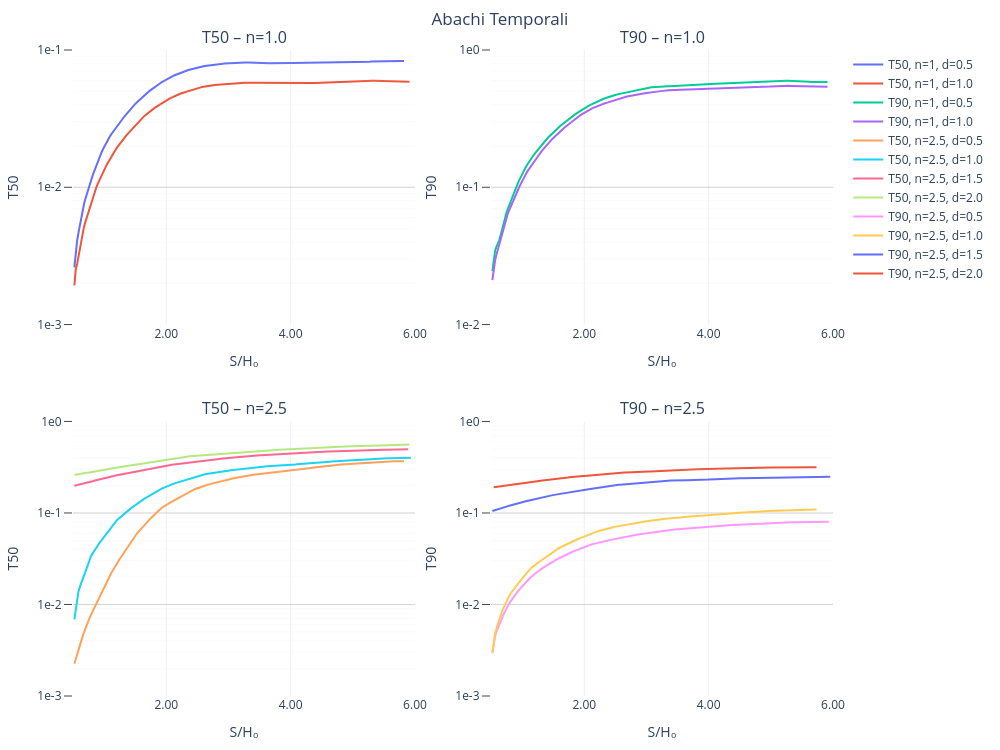

Notebook cell for this chart:
### Markdown cell above
---
## Abachi temporali dell’efficienza idraulica

Oltre all’efficienza idraulica media a regime, è possibile analizzare il comportamento del sistema di drenaggio in condizioni transitorie, valutando il tempo necessario a raggiungere una determinata percentuale dell’efficienza finale.

La classe `AbachiTemporali` fornisce due tipi di abachi:

- $T_{50}$: tempo adimensionale in cui l’efficienza raggiunge il 50% del valore finale;
- $T_{90}$: tempo adimensionale in cui l’efficienza raggiunge il 90% del valore finale.

### Visualizzazione completa degli abachi

Il metodo `plot_abachi()` della classe `AbachiTemporali` genera una figura composta da quattro pannelli:

- due pannelli per i valori di $n = 1.0$ e $n = 2.5$;
- ciascun pannello contiene le curve per i valori di $ D/H_0 = \{0.5, 1.0, 1.5, 2.0\} $;
- sia per il tempo $T_{50}$ che per $T_{90}$.

### Code cell
abachiT = AbachiTemporali()
abachiT.plot_abachi()

### Figure 1 — Plotly figure (JSON) as saved in the notebook; plotly's stock layout.template omitted (floating-point values rounded to 4 significant figures; data arrays with more than 128 entries replaced by an {"elided": "..."} marker saying what was removed)
{"data": [{"hovertemplate": "S/H₀: %{x:.2f}<br>T: %{y:.2e}<extra></extra>", "mode": "lines", "name": "T50, n=1, d=0.5", "type": "scatter", "x": {"elided": "250 float values"}, "xaxis": "x", "y": {"elided": "250 float values"}, "yaxis": "y"}, {"hovertemplate": "S/H₀: %{x:.2f}<br>T: %{y:.2e}<extra></extra>", "mode": "lines", "name": "T50, n=1, d=1.0", "type": "scatter", "x": {"elided": "250 float values"}, "xaxis": "x", "y": {"elided": "250 float values"}, "yaxis": "y"}, {"hovertemplate": "S/H₀: %{x:.2f}<br>T: %{y:.2e}<extra></extra>", "mode": "lines", "name": "T90, n=1, d=0.5", "type": "scatter", "x": {"elided": "250 float values"}, "xaxis": "x2", "y": {"elided": "250 float values"}, "yaxis": "y2"}, {"hovertemplate": "S/H₀: %{x:.2f}<br>T: %{y:.2e}<extra></extra>", "mode": "lines", "name": "T90, n=1, d=1.0", "type": "scatter", "x": {"elided": "250 float values"}, "xaxis": "x2", "y": {"elided": "250 float values"}, "yaxis": "y2"}, {"hovertemplate": "S/H₀: %{x:.2f}<br>T: %{y:.2e}<extra></extra>", "mode": "lines", "name": "T50, n=2.5, d=0.5", "type": "scatter", "x": {"elided": "250 float values"}, "xaxis": "x3", "y": {"elided": "250 float values"}, "yaxis": "y3"}, {"hovertemplate": "S/H₀: %{x:.2f}<br>T: %{y:.2e}<extra></extra>", "mode": "lines", "name": "T50, n=2.5, d=1.0", "type": "scatter", "x": {"elided": "250 float values"}, "xaxis": "x3", "y": {"elided": "250 float values"}, "yaxis": "y3"}, {"hovertemplate": "S/H₀: %{x:.2f}<br>T: %{y:.2e}<extra></extra>", "mode": "lines", "name": "T50, n=2.5, d=1.5", "type": "scatter", "x": {"elided": "250 float values"}, "xaxis": "x3", "y": {"elided": "250 float values"}, "yaxis": "y3"}, {"hovertemplate": "S/H₀: %{x:.2f}<br>T: %{y:.2e}<extra></extra>", "mode": "lines", "name": "T50, n=2.5, d=2.0", "type": "scatter", "x": {"elided": "250 float values"}, "xaxis": "x3", "y": {"elided": "250 float values"}, "yaxis": "y3"}, {"hovertemplate": "S/H₀: %{x:.2f}<br>T: %{y:.2e}<extra></extra>", "mode": "lines", "name": "T90, n=2.5, d=0.5", "type": "scatter", "x": {"elided": "250 float values"}, "xaxis": "x4", "y": {"elided": "250 float values"}, "yaxis": "y4"}, {"hovertemplate": "S/H₀: %{x:.2f}<br>T: %{y:.2e}<extra></extra>", "mode": "lines", "name": "T90, n=2.5, d=1.0", "type": "scatter", "x": {"elided": "250 float values"}, "xaxis": "x4", "y": {"elided": "250 float values"}, "yaxis": "y4"}, {"hovertemplate": "S/H₀: %{x:.2f}<br>T: %{y:.2e}<extra></extra>", "mode": "lines", "name": "T90, n=2.5, d=1.5", "type": "scatter", "x": {"elided": "250 float values"}, "xaxis": "x4", "y": {"elided": "250 float values"}, "yaxis": "y4"}, {"hovertemplate": "S/H₀: %{x:.2f}<br>T: %{y:.2e}<extra></extra>", "mode": "lines", "name": "T90, n=2.5, d=2.0", "type": "scatter", "x": {"elided": "250 float values"}, "xaxis": "x4", "y": {"elided": "250 float values"}, "yaxis": "y4"}], "layout": {"annotations": [{"font": {"size": 16}, "showarrow": false, "text": "T50 – n=1.0", "x": 0.225, "xanchor": "center", "xref": "paper", "y": 1, "yanchor": "bottom", "yref": "paper"}, {"font": {"size": 16}, "showarrow": false, "text": "T90 – n=1.0", "x": 0.775, "xanchor": "center", "xref": "paper", "y": 1, "yanchor": "bottom", "yref": "paper"}, {"font": {"size": 16}, "showarrow": false, "text": "T50 – n=2.5", "x": 0.225, "xanchor": "center", "xref": "paper", "y": 0.425, "yanchor": "bottom", "yref": "paper"}, {"font": {"size": 16}, "showarrow": false, "text": "T90 – n=2.5", "x": 0.775, "xanchor": "center", "xref": "paper", "y": 0.425, "yanchor": "bottom", "yref": "paper"}], "height": 750, "margin": {"b": 50, "l": 50, "r": 50, "t": 50}, "shapes": [{"line": {"color": "rgba(200,200,200,0.2)", "width": 0.5}, "type": "line", "x0": 0, "x1": 1, "xref": "x domain", "y0": 0.002, "y1": 0.002, "yref": "y"}, {"line": {"color": "rgba(200,200,200,0.2)", "width": 0.5}, "type": "line", "x0": 0, "x1": 1, "xref": "x domain", "y0": 0.003, "y1": 0.003, "yref": "y"}, {"line": {"color": "rgba(200,200,200,0.2)", "width": 0.5}, "type": "line", "x0": 0, "x1": 1, "xref": "x domain", "y0": 0.004, "y1": 0.004, "yref": "y"}, {"line": {"color": "rgba(200,200,200,0.2)", "width": 0.5}, "type": "line", "x0": 0, "x1": 1, "xref": "x domain", "y0": 0.005, "y1": 0.005, "yref": "y"}, {"line": {"color": "rgba(200,200,200,0.2)", "width": 0.5}, "type": "line", "x0": 0, "x1": 1, "xref": "x domain", "y0": 0.006, "y1": 0.006, "yref": "y"}, {"line": {"color": "rgba(200,200,200,0.2)", "width": 0.5}, "type": "line", "x0": 0, "x1": 1, "xref": "x domain", "y0": 0.007, "y1": 0.007, "yref": "y"}, {"line": {"color": "rgba(200,200,200,0.2)", "width": 0.5}, "type": "line", "x0": 0, "x1": 1, "xref": "x domain", "y0": 0.008, "y1": 0.008, "yref": "y"}, {"line": {"color": "rgba(200,200,200,0.2)", "width": 0.5}, "type": "line", "x0": 0, "x1": 1, "xref": "x domain", "y0": 0.009, "y1": 0.009, "yref": "y"}, {"line": {"color": "rgba(200,200,200,0.2)", "width": 0.5}, "type": "line", "x0": 0, "x1": 1, "xref": "x domain", "y0": 0.02, "y1": 0.02, "yref": "y"}, {"line": {"color": "rgba(200,200,200,0.2)", "width": 0.5}, "type": "line", "x0": 0, "x1": 1, "xref": "x domain", "y0": 0.03, "y1": 0.03, "yref": "y"}, {"line": {"color": "rgba(200,200,200,0.2)", "width": 0.5}, "type": "line", "x0": 0, "x1": 1, "xref": "x domain", "y0": 0.04, "y1": 0.04, "yref": "y"}, {"line": {"color": "rgba(200,200,200,0.2)", "width": 0.5}, "type": "line", "x0": 0, "x1": 1, "xref": "x domain", "y0": 0.05, "y1": 0.05, "yref": "y"}, {"line": {"color": "rgba(200,200,200,0.2)", "width": 0.5}, "type": "line", "x0": 0, "x1": 1, "xref": "x domain", "y0": 0.06, "y1": 0.06, "yref": "y"}, {"line": {"color": "rgba(200,200,200,0.2)", "width": 0.5}, "type": "line", "x0": 0, "x1": 1, "xref": "x domain", "y0": 0.07, "y1": 0.07, "yref": "y"}, {"line": {"color": "rgba(200,200,200,0.2)", "width": 0.5}, "type": "line", "x0": 0, "x1": 1, "xref": "x domain", "y0": 0.08, "y1": 0.08, "yref": "y"}, {"line": {"color": "rgba(200,200,200,0.2)", "width": 0.5}, "type": "line", "x0": 0, "x1": 1, "xref": "x domain", "y0": 0.09, "y1": 0.09, "yref": "y"}, {"line": {"color": "rgba(200,200,200,0.2)", "width": 0.5}, "type": "line", "x0": 0, "x1": 1, "xref": "x domain", "y0": 0.2, "y1": 0.2, "yref": "y"}, {"line": {"color": "rgba(200,200,200,0.2)", "width": 0.5}, "type": "line", "x0": 0, "x1": 1, "xref": "x domain", "y0": 0.3, "y1": 0.3, "yref": "y"}, {"line": {"color": "rgba(200,200,200,0.2)", "width": 0.5}, "type": "line", "x0": 0, "x1": 1, "xref": "x domain", "y0": 0.4, "y1": 0.4, "yref": "y"}, {"line": {"color": "rgba(200,200,200,0.2)", "width": 0.5}, "type": "line", "x0": 0, "x1": 1, "xref": "x domain", "y0": 0.5, "y1": 0.5, "yref": "y"}, {"line": {"color": "rgba(200,200,200,0.2)", "width": 0.5}, "type": "line", "x0": 0, "x1": 1, "xref": "x domain", "y0": 0.6, "y1": 0.6, "yref": "y"}, {"line": {"color": "rgba(200,200,200,0.2)", "width": 0.5}, "type": "line", "x0": 0, "x1": 1, "xref": "x domain", "y0": 0.7, "y1": 0.7, "yref": "y"}, {"line": {"color": "rgba(200,200,200,0.2)", "width": 0.5}, "type": "line", "x0": 0, "x1": 1, "xref": "x domain", "y0": 0.8, "y1": 0.8, "yref": "y"}, {"line": {"color": "rgba(200,200,200,0.2)", "width": 0.5}, "type": "line", "x0": 0, "x1": 1, "xref": "x domain", "y0": 0.9, "y1": 0.9, "yref": "y"}, {"line": {"color": "rgba(200,200,200,0.2)", "width": 0.5}, "type": "line", "x0": 0, "x1": 1, "xref": "x2 domain", "y0": 0.002, "y1": 0.002, "yref": "y2"}, {"line": {"color": "rgba(200,200,200,0.2)", "width": 0.5}, "type": "line", "x0": 0, "x1": 1, "xref": "x2 domain", "y0": 0.003, "y1": 0.003, "yref": "y2"}, {"line": {"color": "rgba(200,200,200,0.2)", "width": 0.5}, "type": "line", "x0": 0, "x1": 1, "xref": "x2 domain", "y0": 0.004, "y1": 0.004, "yref": "y2"}, {"line": {"color": "rgba(200,200,200,0.2)", "width": 0.5}, "type": "line", "x0": 0, "x1": 1, "xref": "x2 domain", "y0": 0.005, "y1": 0.005, "yref": "y2"}, {"line": {"color": "rgba(200,200,200,0.2)", "width": 0.5}, "type": "line", "x0": 0, "x1": 1, "xref": "x2 domain", "y0": 0.006, "y1": 0.006, "yref": "y2"}, {"line": {"color": "rgba(200,200,200,0.2)", "width": 0.5}, "type": "line", "x0": 0, "x1": 1, "xref": "x2 domain", "y0": 0.007, "y1": 0.007, "yref": "y2"}, {"line": {"color": "rgba(200,200,200,0.2)", "width": 0.5}, "type": "line", "x0": 0, "x1": 1, "xref": "x2 domain", "y0": 0.008, "y1": 0.008, "yref": "y2"}, {"line": {"color": "rgba(200,200,200,0.2)", "width": 0.5}, "type": "line", "x0": 0, "x1": 1, "xref": "x2 domain", "y0": 0.009, "y1": 0.009, "yref": "y2"}, {"line": {"color": "rgba(200,200,200,0.2)", "width": 0.5}, "type": "line", "x0": 0, "x1": 1, "xref": "x2 domain", "y0": 0.02, "y1": 0.02, "yref": "y2"}, {"line": {"color": "rgba(200,200,200,0.2)", "width": 0.5}, "type": "line", "x0": 0, "x1": 1, "xref": "x2 domain", "y0": 0.03, "y1": 0.03, "yref": "y2"}, {"line": {"color": "rgba(200,200,200,0.2)", "width": 0.5}, "type": "line", "x0": 0, "x1": 1, "xref": "x2 domain", "y0": 0.04, "y1": 0.04, "yref": "y2"}, {"line": {"color": "rgba(200,200,200,0.2)", "width": 0.5}, "type": "line", "x0": 0, "x1": 1, "xref": "x2 domain", "y0": 0.05, "y1": 0.05, "yref": "y2"}, {"line": {"color": "rgba(200,200,200,0.2)", "width": 0.5}, "type": "line", "x0": 0, "x1": 1, "xref": "x2 domain", "y0": 0.06, "y1": 0.06, "yref": "y2"}, {"line": {"color": "rgba(200,200,200,0.2)", "width": 0.5}, "type": "line", "x0": 0, "x1": 1, "xref": "x2 domain", "y0": 0.07, "y1": 0.07, "yref": "y2"}, {"line": {"color": "rgba(200,200,200,0.2)", "width": 0.5}, "type": "line", "x0": 0, "x1": 1, "xref": "x2 domain", "y0": 0.08, "y1": 0.08, "yref": "y2"}, {"line": {"color": "rgba(200,200,200,0.2)", "width": 0.5}, "type": "line", "x0": 0, "x1": 1, "xref": "x2 domain", "y0": 0.09, "y1": 0.09, "yref": "y2"}, {"line": {"color": "rgba(200,200,200,0.2)", "width": 0.5}, "type": "line", "x0": 0, "x1": 1, "xref": "x2 domain", "y0": 0.2, "y1": 0.2, "yref": "y2"}, {"line": {"color": "rgba(200,200,200,0.2)", "width": 0.5}, "type": "line", "x0": 0, "x1": 1, "xref": "x2 domain", "y0": 0.3, "y1": 0.3, "yref": "y2"}, {"line": {"color": "rgba(200,200,200,0.2)", "width": 0.5}, "type": "line", "x0": 0, "x1": 1, "xref": "x2 domain", "y0": 0.4, "y1": 0.4, "yref": "y2"}, {"line": {"color": "rgba(200,200,200,0.2)", "width": 0.5}, "type": "line", "x0": 0, "x1": 1, "xref": "x2 domain", "y0": 0.5, "y1": 0.5, "yref": "y2"}, {"line": {"color": "rgba(200,200,200,0.2)", "width": 0.5}, "type": "line", "x0": 0, "x1": 1, "xref": "x2 domain", "y0": 0.6, "y1": 0.6, "yref": "y2"}, {"line": {"color": "rgba(200,200,200,0.2)", "width": 0.5}, "type": "line", "x0": 0, "x1": 1, "xref": "x2 domain", "y0": 0.7, "y1": 0.7, "yref": "y2"}, {"line": {"color": "rgba(200,200,200,0.2)", "width": 0.5}, "type": "line", "x0": 0, "x1": 1, "xref": "x2 domain", "y0": 0.8, "y1": 0.8, "yref": "y2"}, {"line": {"color": "rgba(200,200,200,0.2)", "width": 0.5}, "type": "line", "x0": 0, "x1": 1, "xref": "x2 domain", "y0": 0.9, "y1": 0.9, "yref": "y2"}, {"line": {"color": "rgba(200,200,200,0.2)", "width": 0.5}, "type": "line", "x0": 0, "x1": 1, "xref": "x3 domain", "y0": 0.002, "y1": 0.002, "yref": "y3"}, {"line": {"color": "rgba(200,200,200,0.2)", "width": 0.5}, "type": "line", "x0": 0, "x1": 1, "xref": "x3 domain", "y0": 0.003, "y1": 0.003, "yref": "y3"}, {"line": {"color": "rgba(200,200,200,0.2)", "width": 0.5}, "type": "line", "x0": 0, "x1": 1, "xref": "x3 domain", "y0": 0.004, "y1": 0.004, "yref": "y3"}, {"line": {"color": "rgba(200,200,200,0.2)", "width": 0.5}, "type": "line", "x0": 0, "x1": 1, "xref": "x3 domain", "y0": 0.005, "y1": 0.005, "yref": "y3"}, {"line": {"color": "rgba(200,200,200,0.2)", "width": 0.5}, "type": "line", "x0": 0, "x1": 1, "xref": "x3 domain", "y0": 0.006, "y1": 0.006, "yref": "y3"}, {"line": {"color": "rgba(200,200,200,0.2)", "width": 0.5}, "type": "line", "x0": 0, "x1": 1, "xref": "x3 domain", "y0": 0.007, "y1": 0.007, "yref": "y3"}, {"line": {"color": "rgba(200,200,200,0.2)", "width": 0.5}, "type": "line", "x0": 0, "x1": 1, "xref": "x3 domain", "y0": 0.008, "y1": 0.008, "yref": "y3"}, {"line": {"color": "rgba(200,200,200,0.2)", "width": 0.5}, "type": "line", "x0": 0, "x1": 1, "xref": "x3 domain", "y0": 0.009, "y1": 0.009, "yref": "y3"}, {"line": {"color": "rgba(200,200,200,0.2)", "width": 0.5}, "type": "line", "x0": 0, "x1": 1, "xref": "x3 domain", "y0": 0.02, "y1": 0.02, "yref": "y3"}, {"line": {"color": "rgba(200,200,200,0.2)", "width": 0.5}, "type": "line", "x0": 0, "x1": 1, "xref": "x3 domain", "y0": 0.03, "y1": 0.03, "yref": "y3"}, {"line": {"color": "rgba(200,200,200,0.2)", "width": 0.5}, "type": "line", "x0": 0, "x1": 1, "xref": "x3 domain", "y0": 0.04, "y1": 0.04, "yref": "y3"}, {"line": {"color": "rgba(200,200,200,0.2)", "width": 0.5}, "type": "line", "x0": 0, "x1": 1, "xref": "x3 domain", "y0": 0.05, "y1": 0.05, "yref": "y3"}, {"line": {"color": "rgba(200,200,200,0.2)", "width": 0.5}, "type": "line", "x0": 0, "x1": 1, "xref": "x3 domain", "y0": 0.06, "y1": 0.06, "yref": "y3"}, {"line": {"color": "rgba(200,200,200,0.2)", "width": 0.5}, "type": "line", "x0": 0, "x1": 1, "xref": "x3 domain", "y0": 0.07, "y1": 0.07, "yref": "y3"}, {"line": {"color": "rgba(200,200,200,0.2)", "width": 0.5}, "type": "line", "x0": 0, "x1": 1, "xref": "x3 domain", "y0": 0.08, "y1": 0.08, "yref": "y3"}, {"line": {"color": "rgba(200,200,200,0.2)", "width": 0.5}, "type": "line", "x0": 0, "x1": 1, "xref": "x3 domain", "y0": 0.09, "y1": 0.09, "yref": "y3"}, {"line": {"color": "rgba(200,200,200,0.2)", "width": 0.5}, "type": "line", "x0": 0, "x1": 1, "xref": "x3 domain", "y0": 0.2, "y1": 0.2, "yref": "y3"}, {"line": {"color": "rgba(200,200,200,0.2)", "width": 0.5}, "type": "line", "x0": 0, "x1": 1, "xref": "x3 domain", "y0": 0.3, "y1": 0.3, "yref": "y3"}, {"line": {"color": "rgba(200,200,200,0.2)", "width": 0.5}, "type": "line", "x0": 0, "x1": 1, "xref": "x3 domain", "y0": 0.4, "y1": 0.4, "yref": "y3"}, {"line": {"color": "rgba(200,200,200,0.2)", "width": 0.5}, "type": "line", "x0": 0, "x1": 1, "xref": "x3 domain", "y0": 0.5, "y1": 0.5, "yref": "y3"}, {"line": {"color": "rgba(200,200,200,0.2)", "width": 0.5}, "type": "line", "x0": 0, "x1": 1, "xref": "x3 domain", "y0": 0.6, "y1": 0.6, "yref": "y3"}, {"line": {"color": "rgba(200,200,200,0.2)", "width": 0.5}, "type": "line", "x0": 0, "x1": 1, "xref": "x3 domain", "y0": 0.7, "y1": 0.7, "yref": "y3"}, {"line": {"color": "rgba(200,200,200,0.2)", "width": 0.5}, "type": "line", "x0": 0, "x1": 1, "xref": "x3 domain", "y0": 0.8, "y1": 0.8, "yref": "y3"}, {"line": {"color": "rgba(200,200,200,0.2)", "width": 0.5}, "type": "line", "x0": 0, "x1": 1, "xref": "x3 domain", "y0": 0.9, "y1": 0.9, "yref": "y3"}, {"line": {"color": "rgba(200,200,200,0.2)", "width": 0.5}, "type": "line", "x0": 0, "x1": 1, "xref": "x4 domain", "y0": 0.02, "y1": 0.02, "yref": "y4"}, {"line": {"color": "rgba(200,200,200,0.2)", "width": 0.5}, "type": "line", "x0": 0, "x1": 1, "xref": "x4 domain", "y0": 0.03, "y1": 0.03, "yref": "y4"}, {"line": {"color": "rgba(200,200,200,0.2)", "width": 0.5}, "type": "line", "x0": 0, "x1": 1, "xref": "x4 domain", "y0": 0.04, "y1": 0.04, "yref": "y4"}, {"line": {"color": "rgba(200,200,200,0.2)", "width": 0.5}, "type": "line", "x0": 0, "x1": 1, "xref": "x4 domain", "y0": 0.05, "y1": 0.05, "yref": "y4"}, {"line": {"color": "rgba(200,200,200,0.2)", "width": 0.5}, "type": "line", "x0": 0, "x1": 1, "xref": "x4 domain", "y0": 0.06, "y1": 0.06, "yref": "y4"}, {"line": {"color": "rgba(200,200,200,0.2)", "width": 0.5}, "type": "line", "x0": 0, "x1": 1, "xref": "x4 domain", "y0": 0.07, "y1": 0.07, "yref": "y4"}, {"line": {"color": "rgba(200,200,200,0.2)", "width": 0.5}, "type": "line", "x0": 0, "x1": 1, "xref": "x4 domain", "y0": 0.08, "y1": 0.08, "yref": "y4"}, {"line": {"color": "rgba(200,200,200,0.2)", "width": 0.5}, "type": "line", "x0": 0, "x1": 1, "xref": "x4 domain", "y0": 0.09, "y1": 0.09, "yref": "y4"}, {"line": {"color": "rgba(200,200,200,0.2)", "width": 0.5}, "type": "line", "x0": 0, "x1": 1, "xref": "x4 domain", "y0": 0.2, "y1": 0.2, "yref": "y4"}, {"line": {"color": "rgba(200,200,200,0.2)", "width": 0.5}, "type": "line", "x0": 0, "x1": 1, "xref": "x4 domain", "y0": 0.3, "y1": 0.3, "yref": "y4"}, {"line": {"color": "rgba(200,200,200,0.2)", "width": 0.5}, "type": "line", "x0": 0, "x1": 1, "xref": "x4 domain", "y0": 0.4, "y1": 0.4, "yref": "y4"}, {"line": {"color": "rgba(200,200,200,0.2)", "width": 0.5}, "type": "line", "x0": 0, "x1": 1, "xref": "x4 domain", "y0": 0.5, "y1": 0.5, "yref": "y4"}, {"line": {"color": "rgba(200,200,200,0.2)", "width": 0.5}, "type": "line", "x0": 0, "x1": 1, "xref": "x4 domain", "y0": 0.6, "y1": 0.6, "yref": "y4"}, {"line": {"color": "rgba(200,200,200,0.2)", "width": 0.5}, "type": "line", "x0": 0, "x1": 1, "xref": "x4 domain", "y0": 0.7, "y1": 0.7, "yref": "y4"}, {"line": {"color": "rgba(200,200,200,0.2)", "width": 0.5}, "type": "line", "x0": 0, "x1": 1, "xref": "x4 domain", "y0": 0.8, "y1": 0.8, "yref": "y4"}, {"line": {"color": "rgba(200,200,200,0.2)", "width": 0.5}, "type": "line", "x0": 0, "x1": 1, "xref": "x4 domain", "y0": 0.9, "y1": 0.9, "yref": "y4"}, {"line": {"color": "rgba(200,200,200,0.2)", "width": 0.5}, "type": "line", "x0": 0, "x1": 1, "xref": "x4 domain", "y0": 2, "y1": 2, "yref": "y4"}, {"line": {"color": "rgba(200,200,200,0.2)", "width": 0.5}, "type": "line", "x0": 0, "x1": 1, "xref": "x4 domain", "y0": 3, "y1": 3, "yref": "y4"}, {"line": {"color": "rgba(200,200,200,0.2)", "width": 0.5}, "type": "line", "x0": 0, "x1": 1, "xref": "x4 domain", "y0": 4, "y1": 4, "yref": "y4"}, {"line": {"color": "rgba(200,200,200,0.2)", "width": 0.5}, "type": "line", "x0": 0, "x1": 1, "xref": "x4 domain", "y0": 5, "y1": 5, "yref": "y4"}, {"line": {"color": "rgba(200,200,200,0.2)", "width": 0.5}, "type": "line", "x0": 0, "x1": 1, "xref": "x4 domain", "y0": 6, "y1": 6, "yref": "y4"}, {"line": {"color": "rgba(200,200,200,0.2)", "width": 0.5}, "type": "line", "x0": 0, "x1": 1, "xref": "x4 domain", "y0": 7, "y1": 7, "yref": "y4"}, {"line": {"color": "rgba(200,200,200,0.2)", "width": 0.5}, "type": "line", "x0": 0, "x1": 1, "xref": "x4 domain", "y0": 8, "y1": 8, "yref": "y4"}, {"line": {"color": "rgba(200,200,200,0.2)", "width": 0.5}, "type": "line", "x0": 0, "x1": 1, "xref": "x4 domain", "y0": 9, "y1": 9, "yref": "y4"}], "showlegend": true, "title": {"text": "Abachi Temporali", "x": 0.5}, "width": 1000, "xaxis": {"anchor": "y", "domain": [0, 0.45], "tickformat": ".2f", "title": {"text": "S/H₀"}}, "xaxis2": {"anchor": "y2", "domain": [0.55, 1], "tickformat": ".2f", "title": {"text": "S/H₀"}}, "xaxis3": {"anchor": "y3", "domain": [0, 0.45], "tickformat": ".2f", "title": {"text": "S/H₀"}}, "xaxis4": {"anchor": "y4", "domain": [0.55, 1], "tickformat": ".2f", "title": {"text": "S/H₀"}}, "yaxis": {"anchor": "x", "domain": [0.575, 1], "gridcolor": "lightgray", "range": [-3, -1], "showgrid": true, "ticklen": 8, "tickmode": "array", "ticks": "outside", "ticktext": ["1e-3", "1e-2", "1e-1", "1e0", "1e1"], "tickvals": [0.001, 0.01, 0.1, 1, 10], "title": {"text": "T50"}, "type": "log"}, "yaxis2": {"anchor": "x2", "domain": [0.575, 1], "gridcolor": "lightgray", "range": [-2, 0], "showgrid": true, "ticklen": 8, "tickmode": "array", "ticks": "outside", "ticktext": ["1e-3", "1e-2", "1e-1", "1e0", "1e1"], "tickvals": [0.001, 0.01, 0.1, 1, 10], "title": {"text": "T90"}, "type": "log"}, "yaxis3": {"anchor": "x3", "domain": [0, 0.425], "gridcolor": "lightgray", "range": [-3, 0], "showgrid": true, "ticklen": 8, "tickmode": "array", "ticks": "outside", "ticktext": ["1e-3", "1e-2", "1e-1", "1e0", "1e1"], "tickvals": [0.001, 0.01, 0.1, 1, 10], "title": {"text": "T50"}, "type": "log"}, "yaxis4": {"anchor": "x4", "domain": [0, 0.425], "gridcolor": "lightgray", "range": [-3, 0], "showgrid": true, "ticklen": 8, "tickmode": "array", "ticks": "outside", "ticktext": ["1e-3", "1e-2", "1e-1", "1e0", "1e1"], "tickvals": [0.001, 0.01, 0.1, 1, 10], "title": {"text": "T90"}, "type": "log"}}}
